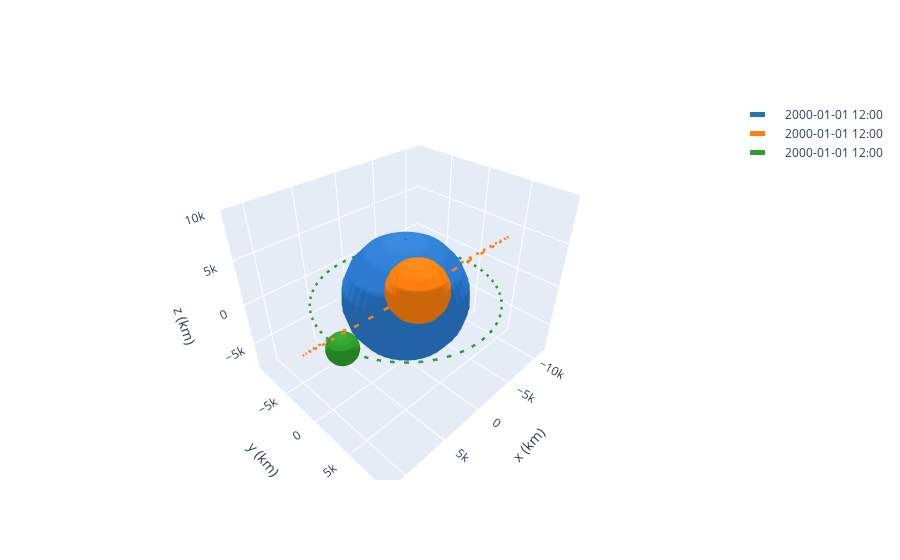

Notebook cell for this chart:
### Code cell
frame = OrbitPlotter3D()
frame.plot(deb_1)
frame.plot(deb_2)
frame.plot(otv)

### Figure 1 — Plotly figure (JSON) as saved in the notebook; plotly's stock layout.template omitted (floating-point values rounded to 4 significant figures; data arrays with more than 128 entries replaced by an {"elided": "..."} marker saying what was removed)
{"data": [{"cauto": false, "cmax": 1, "cmin": 1, "colorscale": [[0, "#2a7bd1"], [1, "#2a7bd1"]], "name": "Earth", "showscale": false, "type": "surface", "x": {"elided": "20x20 float values"}, "y": {"elided": "20x20 float values"}, "z": {"elided": "20x20 float values"}}, {"line": {"color": "rgb(31, 119, 180)", "dash": "dash", "width": 5}, "mode": "lines", "name": "2000-01-01 12:00", "type": "scatter3d", "x": {"elided": "150 float values"}, "y": {"elided": "150 float values"}, "z": {"elided": "150 int values"}}, {"cauto": false, "cmax": 1, "cmin": 1, "colorscale": [[0, "rgb(31, 119, 180)"], [1, "rgb(31, 119, 180)"]], "name": "2000-01-01 12:00", "showscale": false, "type": "surface", "x": {"elided": "20x20 float values"}, "y": {"elided": "20x20 float values"}, "z": {"elided": "20x20 float values"}}, {"cauto": false, "cmax": 1, "cmin": 1, "colorscale": [[0, "#2a7bd1"], [1, "#2a7bd1"]], "name": "Earth", "showscale": false, "type": "surface", "x": {"elided": "20x20 float values"}, "y": {"elided": "20x20 float values"}, "z": {"elided": "20x20 float values"}}, {"cauto": false, "cmax": 1, "cmin": 1, "colorscale": [[0, "#2a7bd1"], [1, "#2a7bd1"]], "name": "Earth", "showscale": false, "type": "surface", "x": {"elided": "20x20 float values"}, "y": {"elided": "20x20 float values"}, "z": {"elided": "20x20 float values"}}, {"line": {"color": "rgb(255, 127, 14)", "dash": "dash", "width": 5}, "mode": "lines", "name": "2000-01-01 12:00", "type": "scatter3d", "x": {"elided": "150 float values"}, "y": {"elided": "150 float values"}, "z": {"elided": "150 float values"}}, {"cauto": false, "cmax": 1, "cmin": 1, "colorscale": [[0, "rgb(255, 127, 14)"], [1, "rgb(255, 127, 14)"]], "name": "2000-01-01 12:00", "showscale": false, "type": "surface", "x": {"elided": "20x20 float values"}, "y": {"elided": "20x20 float values"}, "z": {"elided": "20x20 float values"}}, {"cauto": false, "cmax": 1, "cmin": 1, "colorscale": [[0, "#2a7bd1"], [1, "#2a7bd1"]], "name": "Earth", "showscale": false, "type": "surface", "x": {"elided": "20x20 float values"}, "y": {"elided": "20x20 float values"}, "z": {"elided": "20x20 float values"}}, {"cauto": false, "cmax": 1, "cmin": 1, "colorscale": [[0, "#2a7bd1"], [1, "#2a7bd1"]], "name": "Earth", "showscale": false, "type": "surface", "x": {"elided": "20x20 float values"}, "y": {"elided": "20x20 float values"}, "z": {"elided": "20x20 float values"}}, {"line": {"color": "rgb(44, 160, 44)", "dash": "dash", "width": 5}, "mode": "lines", "name": "2000-01-01 12:00", "type": "scatter3d", "x": {"elided": "150 float values"}, "y": {"elided": "150 float values"}, "z": {"elided": "150 int values"}}, {"cauto": false, "cmax": 1, "cmin": 1, "colorscale": [[0, "rgb(44, 160, 44)"], [1, "rgb(44, 160, 44)"]], "name": "2000-01-01 12:00", "showscale": false, "type": "surface", "x": {"elided": "20x20 float values"}, "y": {"elided": "20x20 float values"}, "z": {"elided": "20x20 float values"}}, {"cauto": false, "cmax": 1, "cmin": 1, "colorscale": [[0, "#2a7bd1"], [1, "#2a7bd1"]], "name": "Earth", "showscale": false, "type": "surface", "x": {"elided": "20x20 float values"}, "y": {"elided": "20x20 float values"}, "z": {"elided": "20x20 float values"}}], "layout": {"autosize": true, "scene": {"aspectmode": "data", "xaxis": {"title": {"text": "x (km)"}}, "yaxis": {"title": {"text": "y (km)"}}, "zaxis": {"title": {"text": "z (km)"}}}}}
